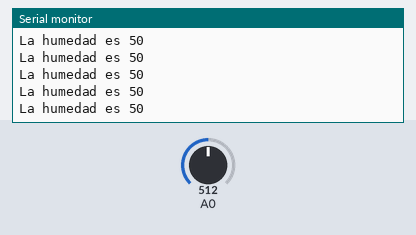
The sketch below on a simulated Arduino Uno, built with avr-gcc and run on an emulated ATmega328P. Shown: the last lines printed to the serial monitor. Inputs (shaded band) come from the test bench; at power-on: A0 = 512.

Above: at 1.2 s.
1.3 s: A0 set to 716
At 1.31 s:
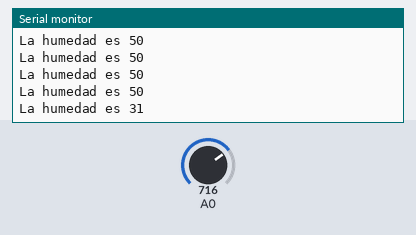
2.8 s: A0 set to 900
At 2.82 s:
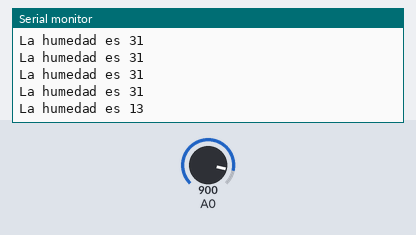
Timing chart, 0 to 5.8 s (numbered marks = the images above; inputs shaded):
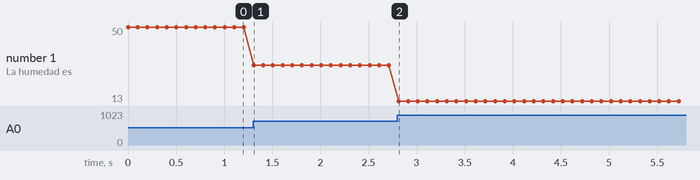

Measured:
- after the input at 1.3 s, the serial monitor: prints a new line at once (image 1)
- after the input at 2.8 s, the serial monitor: prints a new line at once (image 2)
- plotted number 1: 50 → 31 after the input at 1.3 s, 31 → 13 after the input at 2.8 s

The sketch:

Sensor-Humedad-Suelo-Arduino.ino
```cpp
#include "Humedad_Suelo_Borra.h"
Sen_Hum_Suelo Sensor1;    //Crea un Sensor

int Humedad;      //Crea variable que guardara el valor de la humedad

void setup() {
  Sensor1.attach(0);   //El sensor uno estara conectado en A0
  Serial.begin(9600);  //incializa la comunicacion Serial
}

void loop() {
  Humedad = Sensor1.GetHumedad();   //Guarda la Humedad
  Serial.print("La humedad es ");   //imprime
  Serial.println(Humedad);          //La Humedad
  delay(100);                       //Espera un tiempo
}
```

Humedad_Suelo_Borra.h
```cpp
class Sen_Hum_Suelo{
  private: int _Pin;
  public:
  void attach(int _P);
  int GetHumedad(void);
};

void Sen_Hum_Suelo::attach(int _P)
{
  _Pin=_P;
}

int Sen_Hum_Suelo::GetHumedad(void)
{
  int _H;
  _H=map(analogRead(_Pin),0,1023,100,0);
  return(_H);
}
```
